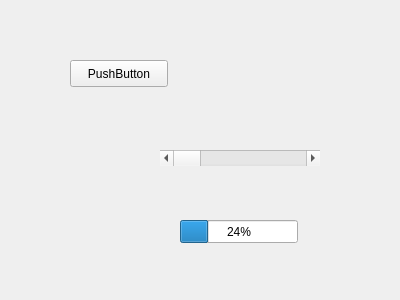
<?xml version="1.0" encoding="UTF-8"?>
<ui version="4.0">
 <class>Form</class>
 <widget class="QWidget" name="Form">
  <property name="geometry">
   <rect>
    <x>0</x>
    <y>0</y>
    <width>400</width>
    <height>300</height>
   </rect>
  </property>
  <property name="windowTitle">
   <string>Form</string>
  </property>
  <widget class="QProgressBar" name="progressBar">
   <property name="geometry">
    <rect>
     <x>180</x>
     <y>220</y>
     <width>118</width>
     <height>23</height>
    </rect>
   </property>
   <property name="value">
    <number>24</number>
   </property>
  </widget>
  <widget class="QScrollBar" name="horizontalScrollBar">
   <property name="geometry">
    <rect>
     <x>160</x>
     <y>150</y>
     <width>160</width>
     <height>16</height>
    </rect>
   </property>
   <property name="orientation">
    <enum>Qt::Horizontal</enum>
   </property>
  </widget>
  <widget class="QPushButton" name="pushButton">
   <property name="geometry">
    <rect>
     <x>70</x>
     <y>60</y>
     <width>98</width>
     <height>27</height>
    </rect>
   </property>
   <property name="text">
    <string>PushButton</string>
   </property>
  </widget>
 </widget>
 <resources/>
 <connections>
  <connection>
   <sender>horizontalScrollBar</sender>
   <signal>valueChanged(int)</signal>
   <receiver>progressBar</receiver>
   <slot>setValue(int)</slot>
   <hints>
    <hint type="sourcelabel">
     <x>228</x>
     <y>154</y>
    </hint>
    <hint type="destinationlabel">
     <x>235</x>
     <y>221</y>
    </hint>
   </hints>
  </connection>
  <connection>
   <sender>pushButton</sender>
   <signal>clicked()</signal>
   <receiver>Form</receiver>
   <slot>close()</slot>
   <hints>
    <hint type="sourcelabel">
     <x>112</x>
     <y>62</y>
    </hint>
    <hint type="destinationlabel">
     <x>388</x>
     <y>-11</y>
    </hint>
   </hints>
  </connection>
 </connections>
</ui>
